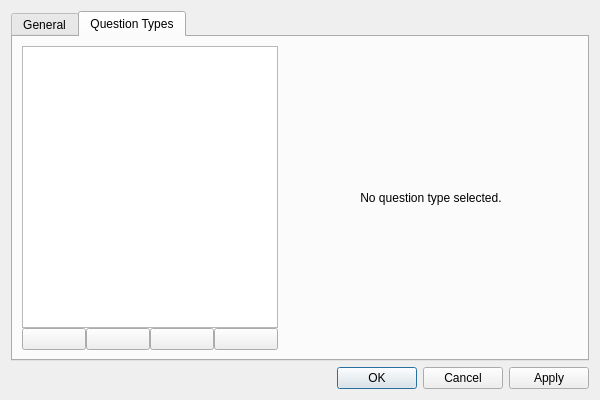
<?xml version="1.0" encoding="UTF-8"?>
<ui version="4.0">
 <class>PropertiesView</class>
 <widget class="QWidget" name="PropertiesView">
  <property name="windowModality">
   <enum>Qt::ApplicationModal</enum>
  </property>
  <property name="geometry">
   <rect>
    <x>0</x>
    <y>0</y>
    <width>600</width>
    <height>400</height>
   </rect>
  </property>
  <property name="minimumSize">
   <size>
    <width>600</width>
    <height>400</height>
   </size>
  </property>
  <layout class="QVBoxLayout" name="verticalLayout">
   <item>
    <widget class="QTabWidget" name="tab_widget">
     <property name="tabPosition">
      <enum>QTabWidget::North</enum>
     </property>
     <property name="currentIndex">
      <number>1</number>
     </property>
     <widget class="QWidget" name="general_tab">
      <attribute name="title">
       <string>General</string>
      </attribute>
      <layout class="QVBoxLayout">
       <item>
        <layout class="QFormLayout" name="general_tab_form_layout">
         <item row="0" column="1">
          <widget class="QGroupBox" name="groupBox">
           <property name="title">
            <string>Edit general file </string>
           </property>
           <layout class="QFormLayout" name="formLayout">
            <item row="0" column="0">
             <widget class="QLabel" name="label">
              <property name="text">
               <string>TextLabel</string>
              </property>
             </widget>
            </item>
           </layout>
          </widget>
         </item>
        </layout>
       </item>
      </layout>
     </widget>
     <widget class="QWidget" name="question_type_tab">
      <attribute name="title">
       <string>Question Types</string>
      </attribute>
      <layout class="QHBoxLayout" name="horizontalLayout">
       <item>
        <layout class="QHBoxLayout" name="question_type_layout">
         <item>
          <layout class="QVBoxLayout" name="question_type_list_vertical_layout">
           <property name="spacing">
            <number>0</number>
           </property>
           <item>
            <widget class="QListView" name="question_type_list_view">
             <property name="sizePolicy">
              <sizepolicy hsizetype="Minimum" vsizetype="Expanding">
               <horstretch>0</horstretch>
               <verstretch>0</verstretch>
              </sizepolicy>
             </property>
             <property name="editTriggers">
              <set>QAbstractItemView::NoEditTriggers</set>
             </property>
             <property name="showDropIndicator" stdset="0">
              <bool>false</bool>
             </property>
             <property name="dragEnabled">
              <bool>false</bool>
             </property>
            </widget>
           </item>
           <item>
            <layout class="QHBoxLayout" name="question_type_list_horizontal_layout">
             <item>
              <widget class="QPushButton" name="remove_question_type_button"/>
             </item>
             <item>
              <widget class="QPushButton" name="add_question_type_button"/>
             </item>
             <item>
              <widget class="QPushButton" name="move_up_question_type_button">
               <property name="text">
                <string/>
               </property>
              </widget>
             </item>
             <item>
              <widget class="QPushButton" name="move_down_question_type_button">
               <property name="text">
                <string/>
               </property>
              </widget>
             </item>
            </layout>
           </item>
          </layout>
         </item>
         <item>
          <widget class="QStackedWidget" name="question_type_stacked_widget">
           <property name="currentIndex">
            <number>0</number>
           </property>
           <widget class="QWidget" name="no_question_type">
            <layout class="QGridLayout" name="gridLayout">
             <item row="0" column="0">
              <widget class="QLabel" name="label_2">
               <property name="text">
                <string>No question type selected.</string>
               </property>
               <property name="alignment">
                <set>Qt::AlignCenter</set>
               </property>
              </widget>
             </item>
            </layout>
           </widget>
          </widget>
         </item>
        </layout>
       </item>
      </layout>
     </widget>
    </widget>
   </item>
   <item>
    <widget class="QDialogButtonBox" name="button_box">
     <property name="standardButtons">
      <set>QDialogButtonBox::Apply|QDialogButtonBox::Cancel|QDialogButtonBox::Ok</set>
     </property>
    </widget>
   </item>
  </layout>
 </widget>
 <resources>
  <include location="../resources/icons.qrc"/>
  <include location="../resources/locale.qrc"/>
 </resources>
 <connections/>
</ui>
